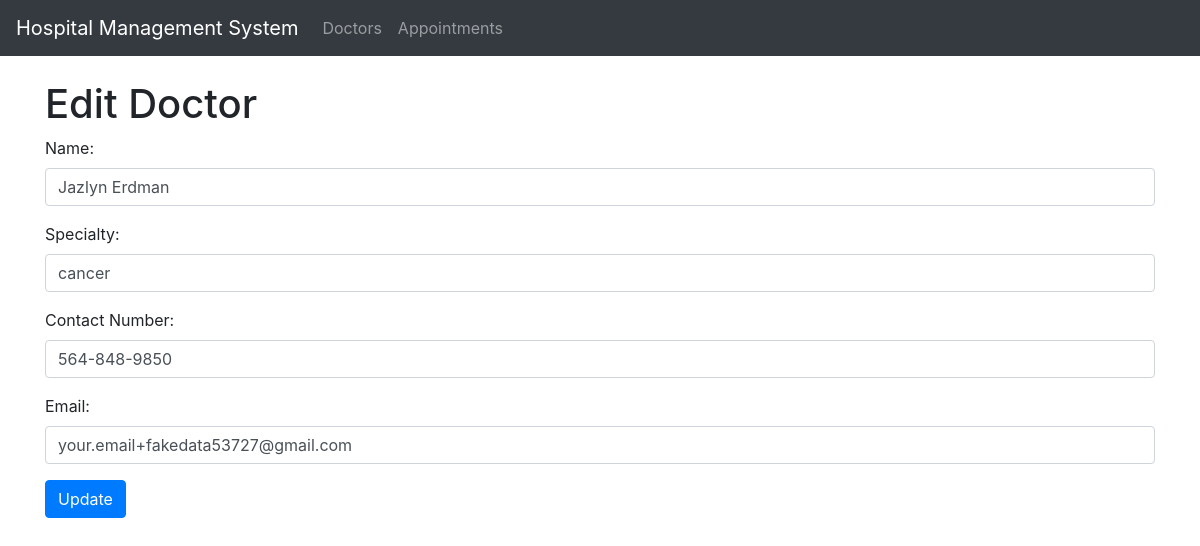
/edit_doctor/1, run on the app's committed database.
### tables this page shows
CREATE TABLE doctors (
            id INTEGER PRIMARY KEY AUTOINCREMENT,
            name TEXT,
            specialty TEXT,
            contact_number TEXT,
            email TEXT
        );

### app.py (the view)
@app.route('/edit_doctor/<int:doctor_id>', methods=['GET', 'POST'])
def edit_doctor(doctor_id):
    if request.method == 'POST':
        name = request.form['name']
        specialty = request.form['specialty']
        contact_number = request.form['contact_number']
        email = request.form['email']
        conn = create_connection()
        cursor = conn.cursor()
        cursor.execute('''
            UPDATE doctors
            SET name = ?, specialty = ?, contact_number = ?, email = ?
            WHERE id = ?
        ''', (name, specialty, contact_number, email, doctor_id))
        conn.commit()
        conn.close()
        return redirect(url_for('doctors'))
    else:
        conn = create_connection()
        cursor = conn.cursor()
        cursor.execute('SELECT * FROM doctors WHERE id = ?', (doctor_id,))
        doctor = cursor.fetchone()
        conn.close()
        return render_template('edit_doctor.html', doctor=doctor)

### database.py (called while the page is built)
def create_connection():
    conn = sqlite3.connect('hospital.db')
    return conn

### templates/edit_doctor.html (shortened to what this page needs)
{% extends 'base.html' %}
{% block content %}
    <h1>Edit Doctor</h1>
    <form method="POST" action="{{ url_for('edit_doctor', doctor_id=doctor[0]) }}">
        <div class="form-group">
            <label for="name">Name:</label>
            <input type="text" class="form-control" id="name" name="name" value="{{ doctor[1] }}" required>
        </div>
        <div class="form-group">
            <label for="specialty">Specialty:</label>
            <input type="text" class="form-control" id="specialty" name="specialty" value="{{ doctor[2] }}" required>
        </div>
        <div class="form-group">
            <label for="contact_number">Contact Number:</label>
            <input type="text" class="form-control" id="contact_number" name="contact_number" value="{{ doctor[3] }}" required>
        </div>
        <div class="form-group">
            <label for="email">Email:</label>
            <input type="email" class="form-control" id="email" name="email" value="{{ doctor[4] }}" required>
        </div>
        <button type="submit" class="btn btn-primary">Update</button>
    </form>
{% endblock %}

### data on the page
doctors: name "Jazlyn Erdman", specialty "cancer", contact_number "564-848-9850", email "your.email+fakedata53727@gmail.com"
